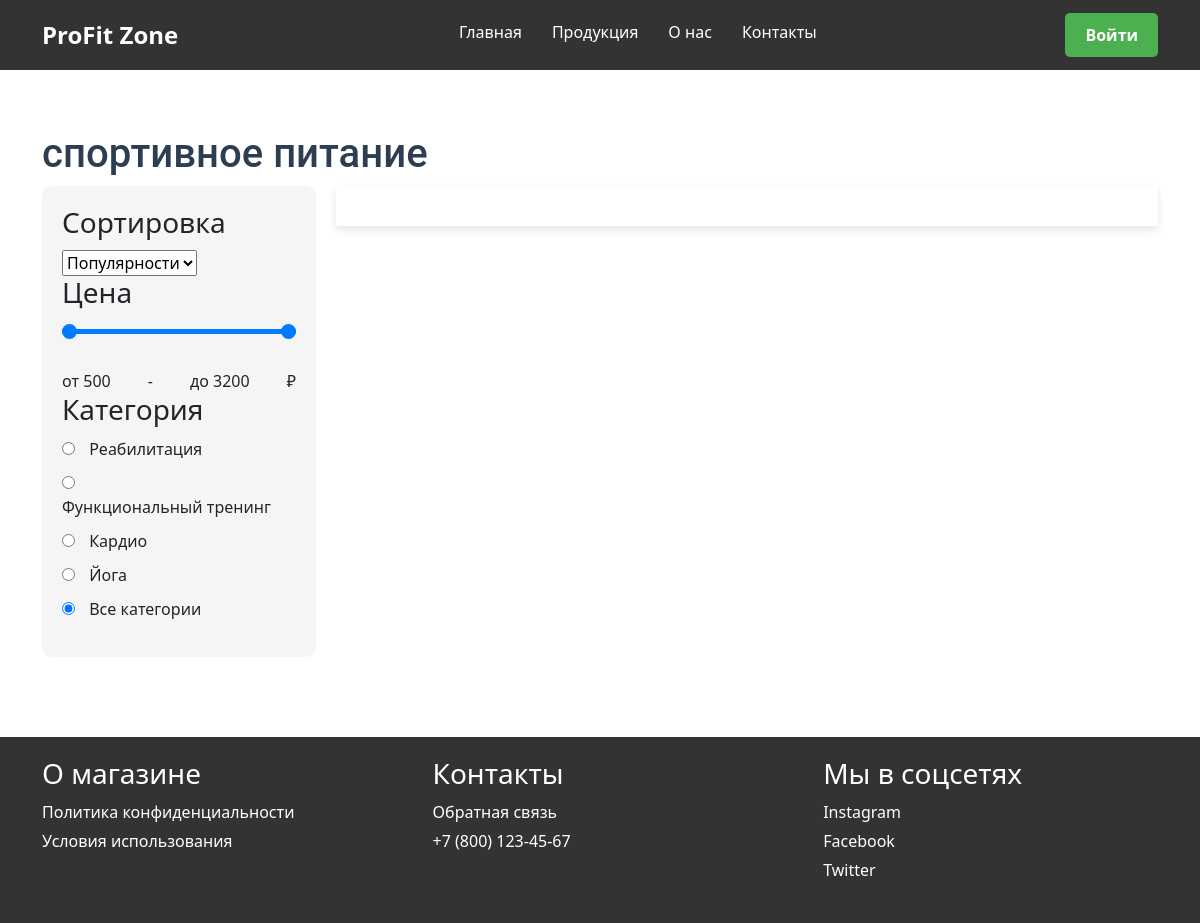
Page /fitness/ on the earlier database version.
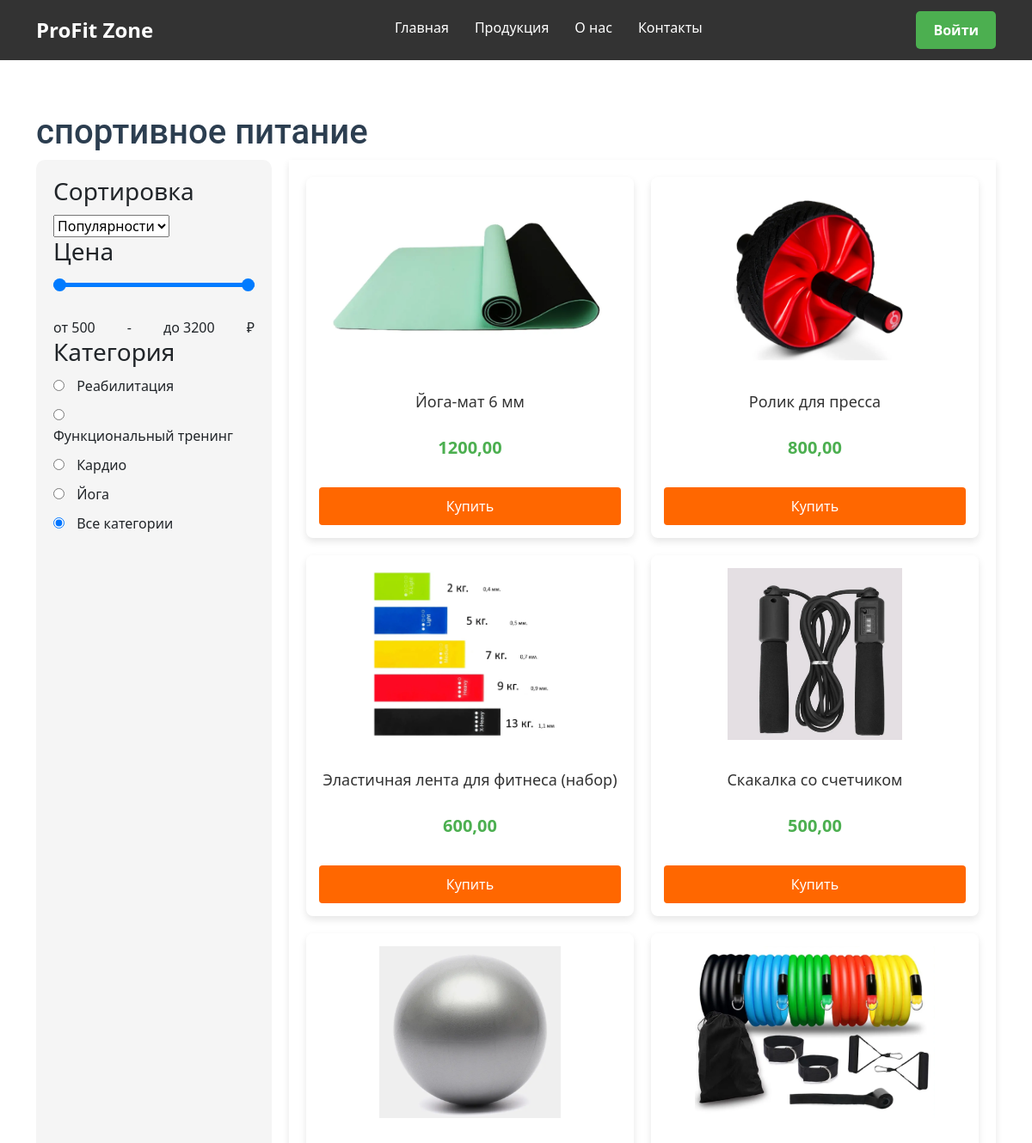
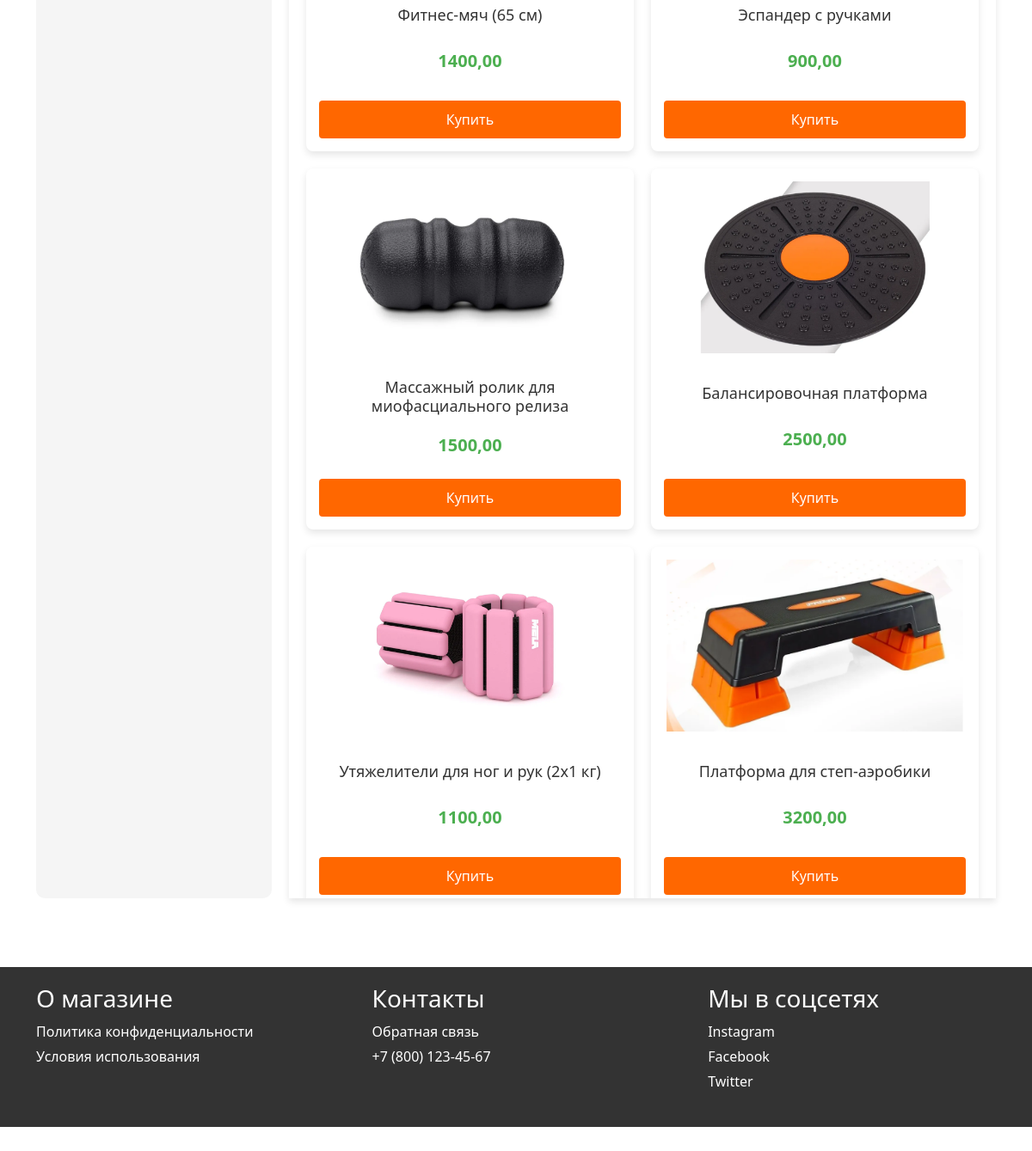
Same page on the later database version (2 pictures, top to bottom).
### main/models.py (models this page shows, shortened)
class Product(PolymorphicModel):
    id = models.AutoField(primary_key=True)
    name = models.CharField(max_length=255)
    description = models.TextField()
    price = models.DecimalField(max_digits=10, decimal_places=2)
    popularity = models.IntegerField(default=0)
    img = models.ImageField(upload_to='images/', blank=True, null=True)

class FitnessProduct(Product):
    category = models.CharField(max_length=100)
    material = models.CharField(max_length=100)

class Product(PolymorphicModel):
    id = models.AutoField(primary_key=True)
    name = models.CharField(max_length=255)
    description = models.TextField()
    price = models.DecimalField(max_digits=10, decimal_places=2)
    popularity = models.IntegerField(default=0)
    img = models.ImageField(upload_to='images/', blank=True, null=True)

### main/views.py (the view)
# urls.py: path('fitness/', views.fitness, name='fitness'),
def fitness(request):
    login_form = LoginForm()
    register_form = RegisterForm()
    sort_by = request.GET.get('sort_by', 'popularity')
    min_price = request.GET.get('min_price', 500)
    max_price = request.GET.get('max_price', 3990)
    category = request.GET.get('category')
    product = FitnessProduct.objects.filter(price__gte=min_price, price__lte=max_price)
    if category == 'Любая категория' or category == None:
        pass
    else:
        product = product.filter(category=category)
    if sort_by == 'price':
        product = product.order_by('price')
    else:
        product = product.order_by('-popularity')
    context = {
        'fitness_sort': product,
        'sort_by': sort_by,
        'min_price': min_price,
        'max_price': max_price,
        'login_form': login_form,
        'register_form': register_form,
        'category': category
    }
    if request.headers.get('x-requested-with') == 'XMLHttpRequest':
        return render(request, 'main/includes/fitness_list.html', context)
    return render(request, 'main/fitness.html', context)

### main/forms.py
class LoginForm(AuthenticationForm):
    username = forms.CharField(label='Имя пользователя', max_length=100)
    password = forms.CharField(label='Пароль', widget=forms.PasswordInput)

class RegisterForm(UserCreationForm):
    email = forms.EmailField(label='Email', required=True)
    username = forms.CharField(label='Имя пользователя')
    password1 = forms.CharField(label='Пароль', widget=forms.PasswordInput)
    password2 = forms.CharField(label='Подтвердите пароль', widget=forms.PasswordInput)
    class Meta:
        model = User
        fields = ['username', 'email', 'password1', 'password2']

### main/templates/main/fitness.html (shortened to what this page needs)
{% extends 'main/layout.html' %}
{% load static %}
{% block content %}
<section class="product-section">
    <div class="container">
        <h1>спортивное питание</h1>
        <div class="product-layout">
            <aside class="filters">
                <h3>Сортировка</h3>
                <select name="sort_by" id="sortSelect">
                    <option value="popularity" {% if sort_by == 'popularity' %}selected{% endif %}>Популярности</option>
                </select>
                <h3>Цена</h3>
                <div class="price-slider-container">
                    <input type="range" id="minPriceRange" min="500" max="3200" value="{{ request.GET.min_price|default:500 }}" class="price-range price-range1" name="min_price">
                    <input type="range" id="maxPriceRange" min="500" max="3200" value="{{ request.GET.max_price|default:3200 }}" class="price-range price-range2" name="max_price">
                </div>
                <div class="price-range-display">
                    <span id="priceMinDisplay">от {{ request.GET.min_price|default:500 }}</span> - <span id="priceMaxDisplay">до {{ request.GET.max_price|default:3200 }}</span> ₽
                </div>
                <h3>Категория</h3>
                <ul>
                    <li><input type="radio" id="rehab" name="category" value="Реабилитация" {% if 'Реабилитация' in category %}checked{% endif %}> <label for="protein">Реабилитация</label></li>
                    <li><input type="radio" id="func" name="category" value="Функциональный тренинг" > <label for="gainer">Функциональный тренинг</label></li>
                    <li><input type="radio" id="cardio" name="category" value="Кардио" {% if 'Кардио' in category %}checked{% endif %}> <label for="black">Кардио</label></li>
                    <li><input type="radio" id="yoga" name="category" value="Йога" {% if 'Йога' in category %}checked{% endif %}> <label for="black">Йога</label></li>
                    <li><input type="radio" id="all" name="category" value="Любая категория" {% if category %}{% else %}checked{% endif %}{% if 'Любая категория' in category %}checked{% endif %}> <label for="all">Все категории</label></li>
                </ul>
            </aside>
            <div class="products">
                <div class="product-grid">
                    {% for product in fitness_sort %}
                    <a style="text-decoration: none;" href="{% url 'product_card' product.id %}">
                    <div class="product-card">
                        <img src="{{ product.img.url }}" alt="{{ product.name }}">
                        <h4>{{ product.name }}</h4>
                        <p class="price">{{ product.price }}</p>
                        <button class="add-to-cart-btn">Купить</button>
                    </div>
                    </a>
                    {% endfor %}
                </div>
            </div>
        </div>
    </div>
</section>
{% endblock %}

Differences in the rows shown:
added FitnessProduct: img (picture), name "Йога-мат 6 мм", price "1200,00"
added FitnessProduct: img (picture), name "Ролик для пресса", price "800,00"
added FitnessProduct: img (picture), name "Эластичная лента для фитнеса (набор)", price "600,00"
added FitnessProduct: img (picture), name "Скакалка со счетчиком", price "500,00"
added FitnessProduct: img (picture), name "Фитнес-мяч (65 см)", price "1400,00"
added FitnessProduct: img (picture), name "Эспандер с ручками", price "900,00"
added FitnessProduct: img (picture), name "Массажный ролик для миофасциального релиза", price "1500,00"
added FitnessProduct: img (picture), name "Балансировочная платформа", price "2500,00"
added FitnessProduct: img (picture), name "Утяжелители для ног и рук (2x1 кг)", price "1100,00"
added FitnessProduct: img (picture), name "Платформа для степ-аэробики", price "3200,00"
